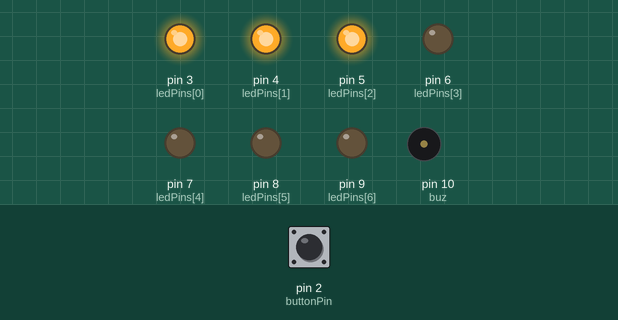
This sketch was run on a simulated Arduino Uno, built with avr-gcc and run on an emulated ATmega328P. Shown: output pins drawn as LEDs (lit = HIGH), buzzer (waves = sounding, pin HIGH). Inputs (shaded band) come from the test bench; at power-on: pin 2 (buttonPin) LOW. Random numbers use the default seed unless the sketch sets one; what the sketch prints to the serial monitor is not drawn.

Above: at 1.2 s.
1.3 s: pin 2 (buttonPin) pulled HIGH for 0.15 s
At 2.7 s:
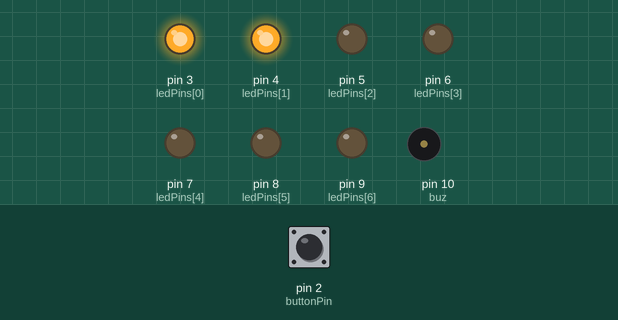
At 4.3 s:
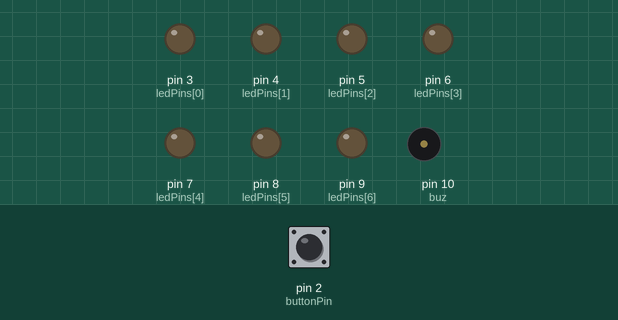
4.4 s: pin 2 (buttonPin) pulled HIGH for 1 s
At 7.7 s:
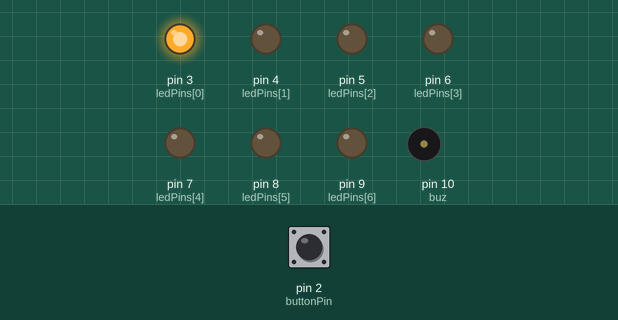
8.4 s: pin 2 (buttonPin) pulled HIGH for 3.2 s
14.3 s: pin 2 (buttonPin) pulsed HIGH 2 times (0.12 s each, 0.3 s apart)
Timing chart, 0 to 17.3 s (numbered marks = the images above; inputs shaded):
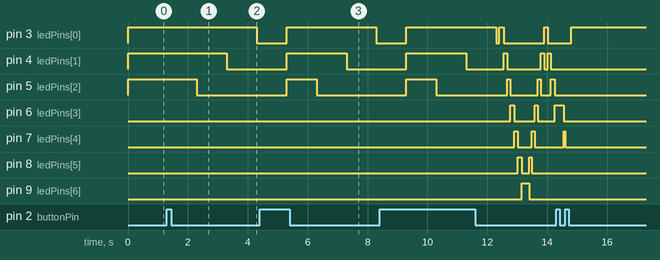

Measured:
- after the input at 1.3 s, pin 3 (ledPins[0]): HIGH → LOW after 3.0 s; pin 4 (ledPins[1]): HIGH → LOW after 2.0 s; pin 5 (ledPins[2]): HIGH → LOW after 1.0 s

The sketch:

Game.ino
```cpp
                                                                               // constants won't change. They're used here to
// set pin numbers:
const int buttonPin = 2; // the number of the pushbutton pin
int ledPins[]={3,4,5,6,7,8,9};; // the number of the LED pin
int buz = 10;


boolean oldSwitchState = LOW;
boolean newSwitchState = LOW;

boolean playing = false;

int play = 1;

boolean LEDstatus = LOW;

int score = 0;
int highScore = 0;

void setup()
{
  Serial.begin(9600);

      pinMode(buz, OUTPUT);
  for (int i =0; i <8; i++)
  {
    pinMode(ledPins[i],OUTPUT);
  }
  pinMode(buttonPin, INPUT);

          for(int a = 2; a > -1; a--)
          {
              digitalWrite(ledPins[a],HIGH);
          }

}


void loop()
{
    Serial.println("Click white Button to Start");

  while(playing == false)
{
  if (digitalRead(buttonPin) ==HIGH)
  {
     playing = true;
  }
}
startLights();


//int quick =260;


   score = 0;
//START GAME
  while(playing == true)
  {
          for(int i =0; i<7; i++)
          { if(playing == true)
            {
               digitalWrite(ledPins[i],HIGH);
               playing = check(random(90, 150),i);
               digitalWrite(ledPins[i],LOW);
            }
          }
           for(int i =6; i>0; i--)
          { if(playing == true)
            {
               digitalWrite(ledPins[i],HIGH);
               playing =  check(random(90, 150), i);
               digitalWrite(ledPins[i],LOW);
            }
          }
  }
    if(score > highScore)
    {
      highScore = score;
      Serial.println("\nHIGH SCORE");
      Serial.print("Your Score Was ");
      Serial.println(score);
    }else
    {
      Serial.print("Your Score Was ");
      Serial.println(score);
    }
  delay(200);

        digitalWrite(buz, LOW);

//display your score with lights
displayScore(score);


   play = 1;
   playing = false;
   score = 0;
  Serial.println("\n");
  delay(700);
}


//start lights

//Starting Lights
void startLights()
{
      if(score ==0)
    {
      turnOffAll();
          for(int a = 2; a > -1; a--)
          {
              digitalWrite(ledPins[a],HIGH);
          }

          for(int i = 3; i > 0; i--)
          {
              Serial.print(i);
              delay(333);
              Serial.print(".");
              delay(333);
              Serial.print(".");
              delay(333);
              if(i ==1) Serial.println("START");
              digitalWrite(ledPins[(i-1)],LOW);
          }
    }else
    {
      turnOffAll();
          for(int i = 3; i > 0; i--)
          {
              Serial.print(i);
              delay(333);
              Serial.print(".");
              delay(333);
              Serial.print(".");
              delay(333);
              if(i ==1) Serial.println("START");
          }
    }

    delay(100);
}


//turnOff all Lights
void turnOffAll()
{
  for(int g = 6; g > -1; g--)
            {
              digitalWrite(ledPins[g],LOW);
            }
}


//method check for click
boolean check(int time, int led)
{int r =0;
//Serial.println(led);
  for(int a = 0; a < time; a++)
  {
      if (digitalRead(buttonPin) ==HIGH)
      {
          if(led !=3)
          {
//              digitalWrite(buz, HIGH);
             return false;
          }else
          {
            r++;
            delay(80);
          }

       }
      delay(1);
       if (digitalRead(buttonPin) ==HIGH)
      {
          if(led !=3)
          {
//              digitalWrite(buz, HIGH);
             return false;
          }else
          {
             r++;
             delay(80);

          }

       }
  }
  if(r > 1)
    {
      Serial.print("SCORE: ");
            Serial.println(++score);
    }
  return true;
}


//score with lights
void displayScore(int score)
{
  int times = 0;
    if( score% 7 == 0)
    {
      times = score /7;
    }else
    {
      times = (score /7 ) + 1;
    }

    for(int c = 0; c < times; c++)
    {
        if( (c+1) == times)
        {
           if( score% 7 != 0)
           {
            for(int k = 0; k < score% 7 ; k++)
            {
               digitalWrite(ledPins[k],HIGH);
               delay(400);
            }

           }else
           {
            for(int j = 0; j < 7; j++)
            {
               digitalWrite(ledPins[j],HIGH);
               delay(400);
            }
           }
        }else
        {
            for(int k = 0; k < 7; k++)
            {
               digitalWrite(ledPins[k],HIGH);
               delay(400);
            }
            turnOffAll();
        }

    }

}
```
